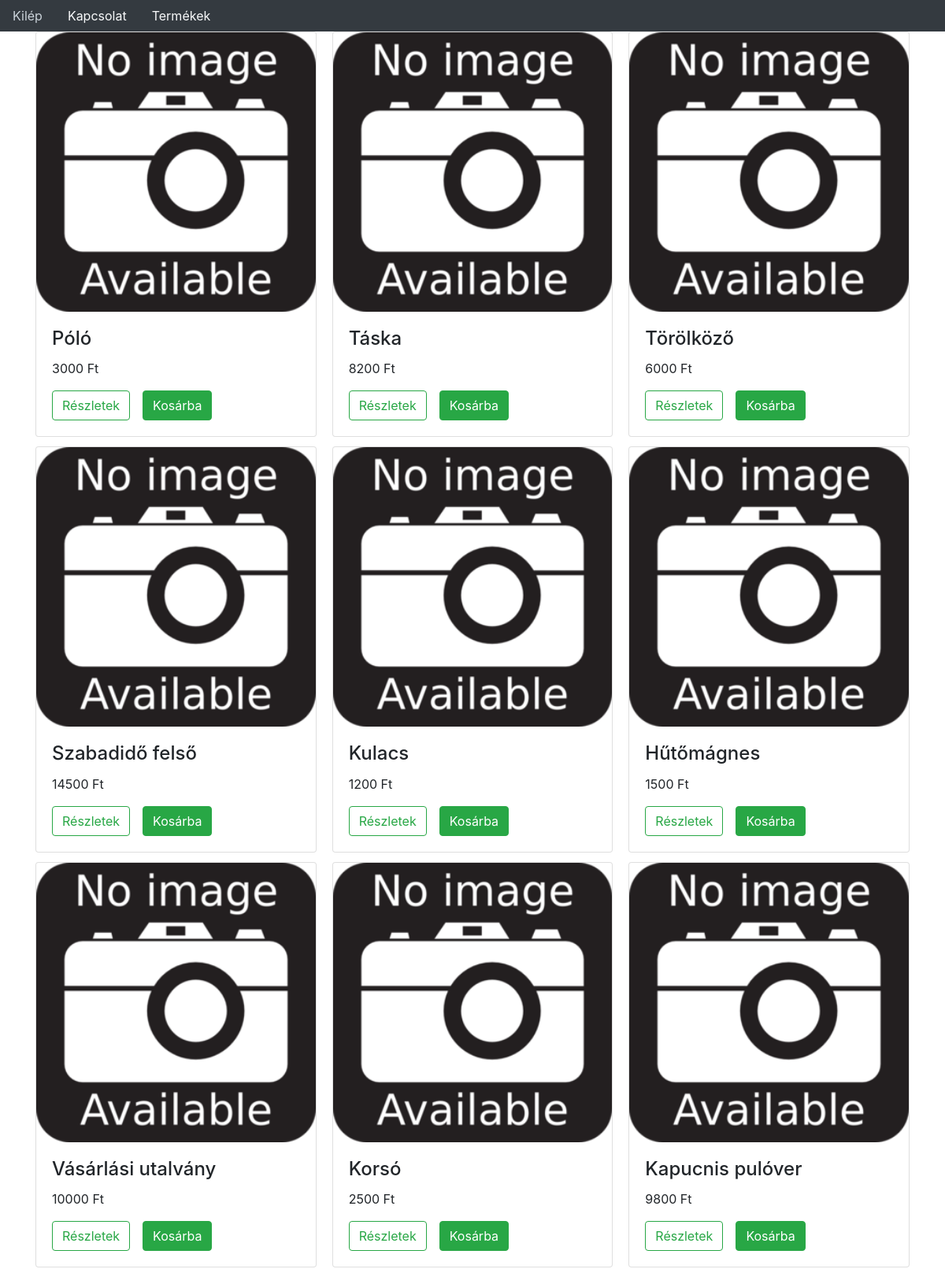
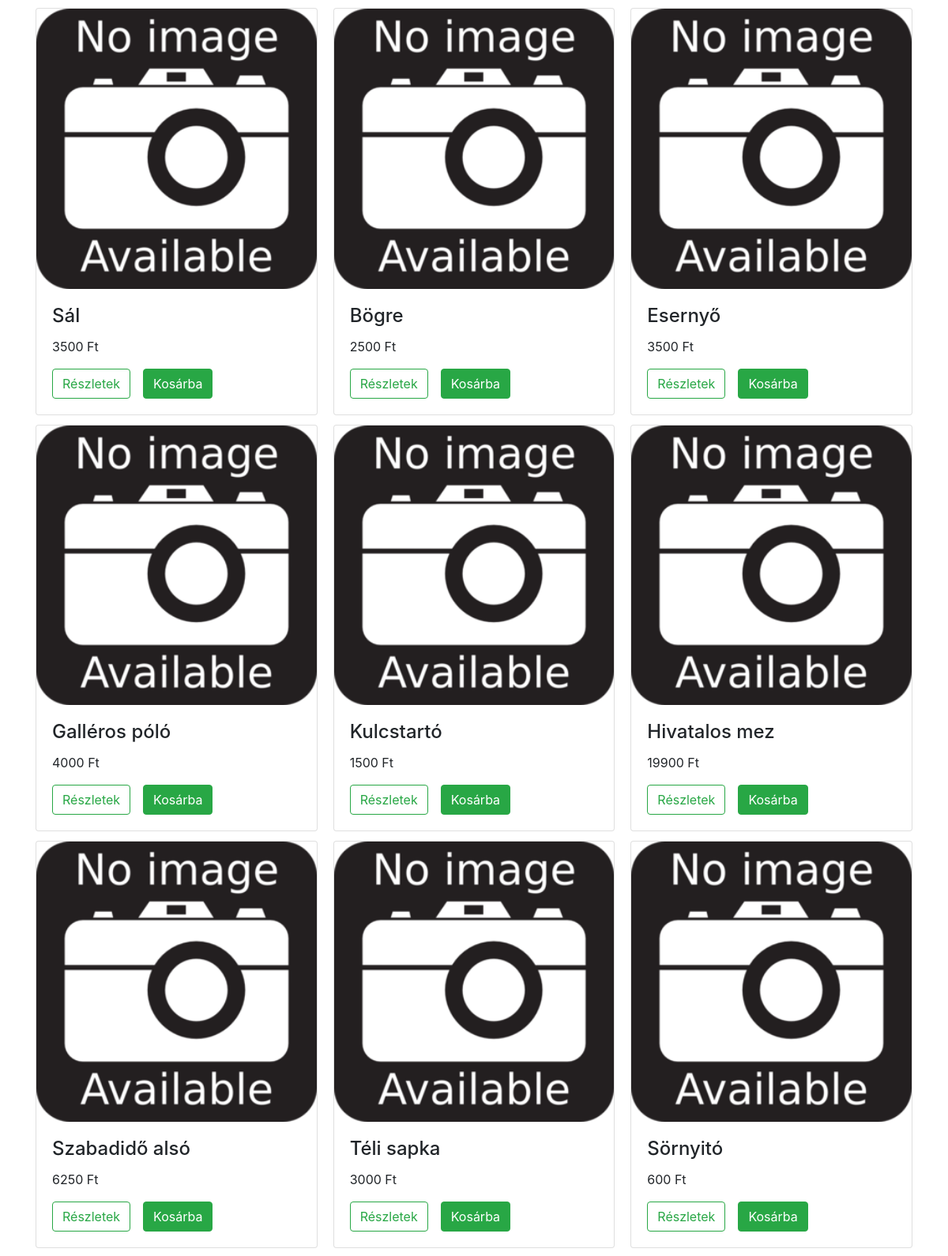
Page /products.php (signed in, upper part) on the committed database (2 pictures, top to bottom).
### tables this page shows
CREATE TABLE `products` (
  `id` int(11) NOT NULL,
  `nev` varchar(255) NOT NULL,
  `ar` int(11) NOT NULL,
  `mennyiseg` int(11) NOT NULL,
  `leiras` varchar(1000) NOT NULL
);

### products.php (the view, shortened to what this page needs)
<?php
require_once('config/connect.php');
echo file_get_contents("html/header.html");
if (isset($_SESSION['user']) && (!empty($_SESSION['user']))) {
    echo file_get_contents("html/menu_in.html");
} else {
    echo file_get_contents("html/menu_out.html");
}
$sql = "SELECT * FROM products";
$res = $con -> query($sql);
$products = '';
if (!$res){
    echo 'Hiba a lekérdezés végrehajtásakor!';
} else {
    $products .= '<div class="container card-columns">';
    while ($row = $res -> fetch_assoc()){
        $products .= '<div class="card">'
                . '<img  class="card-image-top" src="images/no-image.jpg" style="width: 100%">'
                . '<div class="card-body">'
                    . '<h4 class="card-title">'.$row['nev'].'</h4>'
                    . '<p class="card-text">'.$row['ar'].' Ft</p>'
                    . '<a class="btn btn-outline-success" href="details.php?pid='.$row['id'].'">Részletek</a>&emsp;'
                    . '<button class="btn btn-success addcart" data-id='.$row['id'].'>Kosárba</button>'
                . '</div>'
                . '</div>';
    }
    $products .= '</div>';
}
echo $products;
echo file_get_contents("html/footer.html");

### rows in the picture
products: nev "Póló", ar "3000"
products: nev "Szabadidő felső", ar "14500"
products: nev "Vásárlási utalvány", ar "10000"
products: nev "Sál", ar "3500"
products: nev "Galléros póló", ar "4000"
products: nev "Szabadidő alsó", ar "6250"
products: nev "Táska", ar "8200"
products: nev "Kulacs", ar "1200"
products: nev "Korsó", ar "2500"
products: nev "Bögre", ar "2500"
products: nev "Kulcstartó", ar "1500"
products: nev "Téli sapka", ar "3000"
products: nev "Törölköző", ar "6000"
products: nev "Hűtőmágnes", ar "1500"
products: nev "Kapucnis pulóver", ar "9800"
products: nev "Esernyő", ar "3500"
products: nev "Hivatalos mez", ar "19900"
products: nev "Sörnyitó", ar "600"

### other values in the picture
file_get_contents("html/menu_in.html") "Kilép Kapcsolat Termékek"
